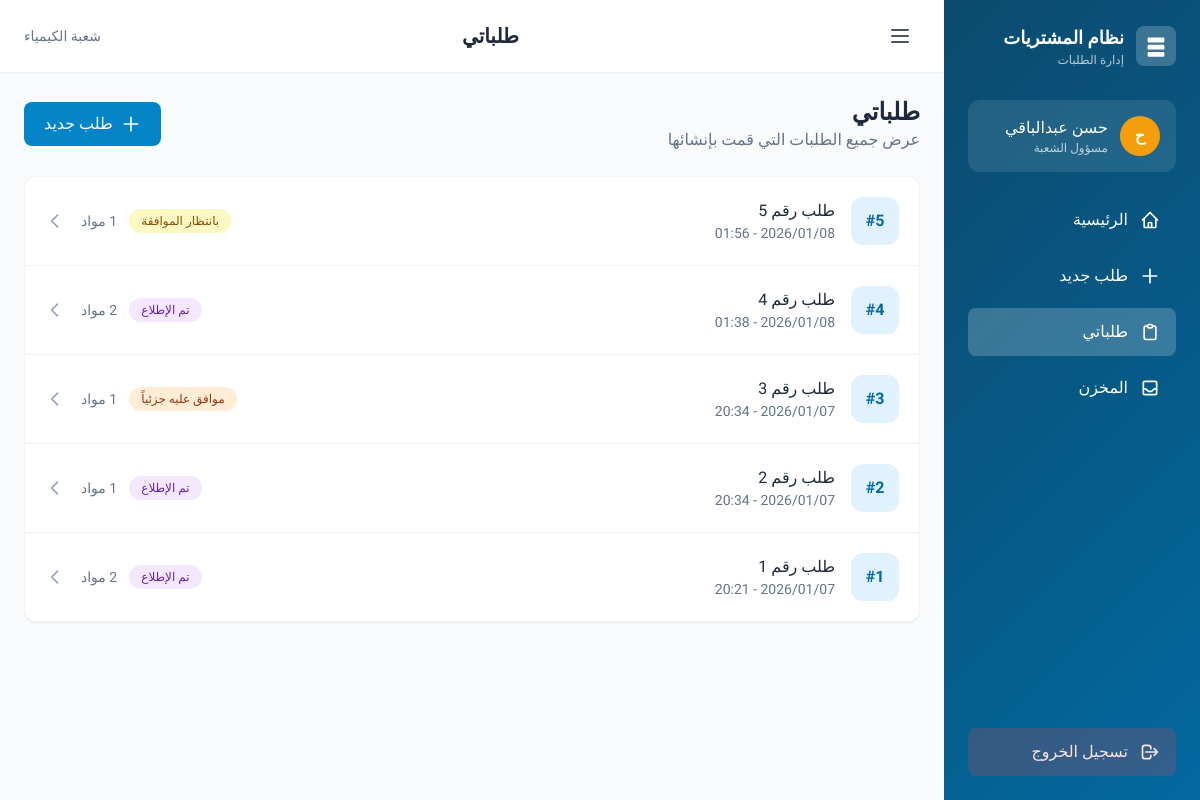
/orders/my-orders/ (signed in), run on the app's committed database.
### apps/accounts/models.py (models this page shows, shortened)
class User(AbstractUser):
    class Role(models.TextChoices):
        DEPARTMENT_USER = 'department_user', 'مسؤول الشعبة'
        PROCUREMENT_COMMITTEE = 'procurement_committee', 'لجنة المشتريات'
        ADMINISTRATOR = 'administrator', 'المدير'
        STORAGE_USER = 'storage_user', 'مخزن'
    role = models.CharField(
        max_length=30,
        choices=Role.choices,
        default=Role.DEPARTMENT_USER,
        verbose_name='الدور'
    )
    department = models.ForeignKey(
        'departments.Department',
        on_delete=models.SET_NULL,
        null=True,
        blank=True,
        related_name='users',
        verbose_name='الشعبة'
    )
    branch = models.ForeignKey(
        'departments.Branch',
        on_delete=models.SET_NULL,
        null=True,
        blank=True,
        related_name='users',
        verbose_name='الفرع'
    )
    class Meta:
        verbose_name = 'مستخدم'
        verbose_name_plural = 'المستخدمين'

### apps/departments/models.py (models this page shows, shortened)
class Department(models.Model):
    name = models.CharField(
        max_length=100,
        verbose_name='اسم الشعبة'
    )
    branch = models.ForeignKey(
        Branch,
        on_delete=models.CASCADE,
        related_name='departments',
        verbose_name='الفرع',
        null=True,
        blank=True
    )
    created_at = models.DateTimeField(
        auto_now_add=True,
        verbose_name='تاريخ الإنشاء'
    )
    class Meta:
        verbose_name = 'شعبة'
        verbose_name_plural = 'الشعب'
        ordering = ['branch__name', 'name']
        unique_together = ['name', 'branch']

### apps/orders/models.py (models this page shows, shortened)
class Order(models.Model):
    class Status(models.TextChoices):
        DRAFT = 'draft', 'مسودة'
        PENDING_PRICING = 'pending_pricing', 'بانتظار الموافقة'
        PENDING_APPROVAL = 'pending_approval', 'بانتظار الموافقة'
        APPROVED = 'approved', 'موافق عليه'
        PARTIALLY_APPROVED = 'partially_approved', 'موافق عليه جزئياً'
        DECLINED = 'declined', 'مرفوض'
        ACKNOWLEDGED = 'acknowledged', 'تم الإطلاع'
    department = models.ForeignKey(
        'departments.Department',
        on_delete=models.CASCADE,
        related_name='orders',
        verbose_name='الشعبة'
    )
    created_by = models.ForeignKey(
        settings.AUTH_USER_MODEL,
        on_delete=models.SET_NULL,
        null=True,
        related_name='orders',
        verbose_name='أنشأ بواسطة'
    )
    status = models.CharField(
        max_length=20,
        choices=Status.choices,
        default=Status.DRAFT,
        verbose_name='الحالة'
    )
    created_at = models.DateTimeField(
        auto_now_add=True,
        verbose_name='تاريخ الإنشاء'
    )
    updated_at = models.DateTimeField(
        auto_now=True,
        verbose_name='تاريخ التحديث'
    )
    priced_by = models.ForeignKey(
        settings.AUTH_USER_MODEL,
        on_delete=models.SET_NULL,
        null=True,
        blank=True,
        related_name='priced_orders',
        verbose_name='تم التسعير بواسطة'
    )
    priced_at = models.DateTimeField(
        null=True,
        blank=True,
        verbose_name='تاريخ التسعير'
    )
    decided_by = models.ForeignKey(
        settings.AUTH_USER_MODEL,
        on_delete=models.SET_NULL,
        null=True,
        blank=True,
        related_name='decided_orders',
        verbose_name='تم القرار بواسطة'
    )
    decided_at = models.DateTimeField(
        null=True,
        blank=True,
        verbose_name='تاريخ القرار'
    )
    admin_notes = models.TextField(
        blank=True,
        verbose_name='ملاحظات المدير'
    )
    class Meta:
        verbose_name = 'طلب'
        verbose_name_plural = 'الطلبات'
        ordering = ['-created_at']
    @property
    def total_items(self):
        return self.items.count()
    def get_status_color(self):
        colors = {
            'draft': 'bg-slate-100 text-slate-800',
            'pending_pricing': 'bg-yellow-100 text-yellow-800',
            'pending_approval': 'bg-blue-100 text-blue-800',
            'approved': 'bg-green-100 text-green-800',
            'partially_approved': 'bg-orange-100 text-orange-800',
            'declined': 'bg-red-100 text-red-800',
            'acknowledged': 'bg-purple-100 text-purple-800',
        }
        return colors.get(self.status, 'bg-slate-100 text-slate-800')

### apps/orders/views.py (the view)
# urls.py: path('my-orders/', views.my_orders_view, name='my_orders'),
@login_required
@department_user_required
def my_orders_view(request):
    orders = Order.objects.filter(
        created_by=request.user
    ).exclude(status=Order.Status.DRAFT).select_related('department').order_by('-created_at')
    paginator = Paginator(orders, 10)
    page_number = request.GET.get('page')
    page_obj = paginator.get_page(page_number)
    return render(request, 'orders/my_orders.html', {
        'page_obj': page_obj
    })

### templates/orders/my_orders.html (shortened to what this page needs)
{% extends 'base.html' %}
{% block page_title %}طلباتي{% endblock %}
{% block content %}
<div class="space-y-4 md:space-y-6">
    <div class="flex flex-col sm:flex-row sm:items-center sm:justify-between gap-3">
        <div>
            <h1 class="text-xl md:text-2xl font-bold text-slate-800">طلباتي</h1>
            <p class="text-sm md:text-base text-slate-500">عرض جميع الطلبات التي قمت بإنشائها</p>
        </div>
        <a href="{% url 'orders:create' %}"
           class="inline-flex items-center justify-center gap-2 bg-primary-600 hover:bg-primary-700 text-white px-4 md:px-5 py-2.5 rounded-lg transition-colors w-full sm:w-auto">
            <svg class="w-5 h-5" fill="none" stroke="currentColor" viewBox="0 0 24 24">
                <path stroke-linecap="round" stroke-linejoin="round" stroke-width="2" d="M12 4v16m8-8H4"/>
            </svg>
            <span>طلب جديد</span>
        </a>
    </div>
    <div class="bg-white rounded-xl shadow-sm border border-slate-100">
        {% if page_obj %}
        <div class="divide-y divide-slate-100">
            {% for order in page_obj %}
            <a href="{% url 'orders:detail' order.id %}" class="block p-3 md:p-5 hover:bg-slate-50 transition-colors">
                <div class="flex items-start sm:items-center gap-3 md:gap-4">
                    <div class="w-10 h-10 md:w-12 md:h-12 bg-primary-100 rounded-xl flex items-center justify-center flex-shrink-0">
                        <span class="text-primary-700 font-bold text-sm md:text-base">#{{ order.id }}</span>
                    </div>
                    <div class="flex-1 min-w-0">
                        <div class="flex flex-col sm:flex-row sm:items-center sm:justify-between gap-2">
                            <div class="min-w-0">
                                <h3 class="font-medium text-slate-800 text-sm md:text-base">طلب رقم {{ order.id }}</h3>
                                <p class="text-xs md:text-sm text-slate-500">{{ order.created_at|date:"Y/m/d - H:i" }}</p>
                            </div>
                            <div class="flex items-center gap-2 sm:gap-4">
                                <div class="flex flex-col sm:flex-row sm:items-center gap-1 sm:gap-3">
                                    <span class="px-2 md:px-3 py-1 rounded-full text-xs font-medium {{ order.get_status_color }}">
                                        {{ order.get_status_display }}
                                    </span>
                                    <p class="text-xs md:text-sm text-slate-500">{{ order.total_items }} مواد</p>
                                </div>
                                <svg class="w-4 h-4 md:w-5 md:h-5 text-slate-400 rotate-180 hidden sm:block" fill="none" stroke="currentColor" viewBox="0 0 24 24">
                                    <path stroke-linecap="round" stroke-linejoin="round" stroke-width="2" d="M9 5l7 7-7 7"/>
                                </svg>
                            </div>
                        </div>
                    </div>
                </div>
            </a>
            {% endfor %}
        </div>
        {% endif %}
    </div>
</div>
{% endblock %}

### templates/base.html (shortened to what this page needs)
<!DOCTYPE html>
<html lang="ar" dir="rtl">
<head>
    <script src="https://cdn.tailwindcss.com"></script>
</head>
<body class="bg-slate-50 min-h-screen" x-data="{ sidebarOpen: window.innerWidth >= 768 }" @resize.window="sidebarOpen = window.innerWidth >= 768 ? sidebarOpen : false">
    {% if user.is_authenticated %}
    <div class="flex min-h-screen">
        <aside
            class="bg-gradient-main text-white w-64 min-h-screen fixed right-0 top-0 z-40 transition-transform duration-300"
            :class="sidebarOpen ? 'translate-x-0' : 'translate-x-full md:translate-x-full'"
        >
            <div class="p-4 md:p-6">
                <div class="flex items-center justify-between mb-6 md:mb-8">
                    <div class="flex items-center gap-3">
                        <div class="w-10 h-10 bg-white/20 rounded-lg flex items-center justify-center">
                            <svg class="w-6 h-6" fill="currentColor" viewBox="0 0 20 20">
                                <path d="M3 4a1 1 0 011-1h12a1 1 0 011 1v2a1 1 0 01-1 1H4a1 1 0 01-1-1V4zm0 6a1 1 0 011-1h12a1 1 0 011 1v2a1 1 0 01-1 1H4a1 1 0 01-1-1v-2zm0 6a1 1 0 011-1h12a1 1 0 011 1v2a1 1 0 01-1 1H4a1 1 0 01-1-1v-2z"/>
                            </svg>
                        </div>
                        <div>
                            <h1 class="font-bold text-lg">نظام المشتريات</h1>
                            <p class="text-xs text-white/70">إدارة الطلبات</p>
                        </div>
                    </div>
                </div>
                <div class="bg-white/10 rounded-xl p-4 mb-6">
                    <div class="flex items-center gap-3">
                        <div class="w-10 h-10 bg-accent-500 rounded-full flex items-center justify-center font-bold">
                            {{ user.get_full_name|slice:":1"|default:user.username|slice:":1"|upper }}
                        </div>
                        <div>
                            <p class="font-medium">{{ user.get_full_name|default:user.username }}</p>
                            <p class="text-xs text-white/70">{{ user.get_role_display }}</p>
                        </div>
                    </div>
                </div>
                <nav class="space-y-2">
                    <a href="{% url 'accounts:dashboard' %}"
                       class="flex items-center gap-3 px-4 py-3 rounded-lg hover:bg-white/10 transition-colors {% if request.resolver_match.url_name == 'dashboard' %}bg-white/20{% endif %}">
                        <svg class="w-5 h-5" fill="none" stroke="currentColor" viewBox="0 0 24 24">
                            <path stroke-linecap="round" stroke-linejoin="round" stroke-width="2" d="M3 12l2-2m0 0l7-7 7 7M5 10v10a1 1 0 001 1h3m10-11l2 2m-2-2v10a1 1 0 01-1 1h-3m-6 0a1 1 0 001-1v-4a1 1 0 011-1h2a1 1 0 011 1v4a1 1 0 001 1m-6 0h6"/>
                        </svg>
                        <span>الرئيسية</span>
                    </a>
                    {% if user.role == 'department_user' %}
                    <a href="{% url 'orders:create' %}"
                       class="flex items-center gap-3 px-4 py-3 rounded-lg hover:bg-white/10 transition-colors {% if request.resolver_match.url_name == 'create' %}bg-white/20{% endif %}">
                        <svg class="w-5 h-5" fill="none" stroke="currentColor" viewBox="0 0 24 24">
                            <path stroke-linecap="round" stroke-linejoin="round" stroke-width="2" d="M12 4v16m8-8H4"/>
                        </svg>
                        <span>طلب جديد</span>
                    </a>
                    <a href="{% url 'orders:my_orders' %}"
                       class="flex items-center gap-3 px-4 py-3 rounded-lg hover:bg-white/10 transition-colors {% if request.resolver_match.url_name == 'my_orders' %}bg-white/20{% endif %}">
                        <svg class="w-5 h-5" fill="none" stroke="currentColor" viewBox="0 0 24 24">
                            <path stroke-linecap="round" stroke-linejoin="round" stroke-width="2" d="M9 5H7a2 2 0 00-2 2v12a2 2 0 002 2h10a2 2 0 002-2V7a2 2 0 00-2-2h-2M9 5a2 2 0 002 2h2a2 2 0 002-2M9 5a2 2 0 012-2h2a2 2 0 012 2"/>
                        </svg>
                        <span>طلباتي</span>
                    </a>
                    {% endif %}
                    {% if user.role == 'department_user' or user.role == 'procurement_committee' or user.role == 'administrator' %}
                    <a href="{% url 'storage:list' %}"
                       class="flex items-center gap-3 px-4 py-3 rounded-lg hover:bg-white/10 transition-colors {% if 'storage' in request.path %}bg-white/20{% endif %}">
                        <span>المخزن</span>
                    </a>
                    {% endif %}
                </nav>
            </div>
            <div class="absolute bottom-0 right-0 left-0 p-4 md:p-6">
                <a href="{% url 'accounts:logout' %}"
                   class="flex items-center gap-3 px-4 py-3 rounded-lg bg-red-500/20 hover:bg-red-500/30 transition-colors text-red-100">
                    <svg class="w-5 h-5" fill="none" stroke="currentColor" viewBox="0 0 24 24">
                        <path stroke-linecap="round" stroke-linejoin="round" stroke-width="2" d="M17 16l4-4m0 0l-4-4m4 4H7m6 4v1a3 3 0 01-3 3H6a3 3 0 01-3-3V7a3 3 0 013-3h4a3 3 0 013 3v1"/>
                    </svg>
                    <span>تسجيل الخروج</span>
                </a>
            </div>
        </aside>
        <main class="flex-1 transition-all duration-300" :class="sidebarOpen ? 'md:mr-64' : 'mr-0'">
            <header class="bg-white shadow-sm sticky top-0 z-20">
                <div class="flex items-center justify-between px-4 md:px-6 py-3 md:py-4">
                    <button @click="sidebarOpen = !sidebarOpen" class="p-2 rounded-lg hover:bg-slate-100 transition-colors">
                        <svg class="w-6 h-6 text-slate-600" fill="none" stroke="currentColor" viewBox="0 0 24 24">
                            <path stroke-linecap="round" stroke-linejoin="round" stroke-width="2" d="M4 6h16M4 12h16M4 18h16"/>
                        </svg>
                    </button>
                    <h2 class="text-lg md:text-xl font-bold text-slate-800 truncate px-2">{% block page_title %}لوحة التحكم{% endblock %}</h2>
                    <div class="flex items-center gap-2 md:gap-4">
                        <span class="text-xs md:text-sm text-slate-500 hidden sm:inline">{{ user.department.name|default:"" }}</span>
                    </div>
                </div>
            </header>
            <div class="p-4 md:p-6">
                {% block content %}{% endblock %}
            </div>
        </main>
    </div>
    {% else %}
    <div class="min-h-screen bg-gradient-main flex items-center justify-center p-4">
        {% block auth_content %}{% endblock %}
    </div>
    {% endif %}
</body>
</html>

### templates/base.html (style rules this page uses)
* { font-family: 'Tajawal', sans-serif; }
.bg-gradient-main { background: linear-gradient(135deg, #0c4a6e 0%, #075985 50%, #0369a1 100%); }

### data on the page
User: get_full_name "ح", get_full_name "حسن عبدالباقي", role "مسؤول الشعبة", department.name "شعبة الكيمياء"
Order: id "5", created_at "2026/01/08 - 01:56", status "بانتظار الموافقة"
Order: id "4", created_at "2026/01/08 - 01:38", status "تم الإطلاع"
Order: id "3", created_at "2026/01/07 - 20:34", status "موافق عليه جزئياً"
Order: id "2", created_at "2026/01/07 - 20:34", status "تم الإطلاع"
Order: id "1", created_at "2026/01/07 - 20:21", status "تم الإطلاع"
